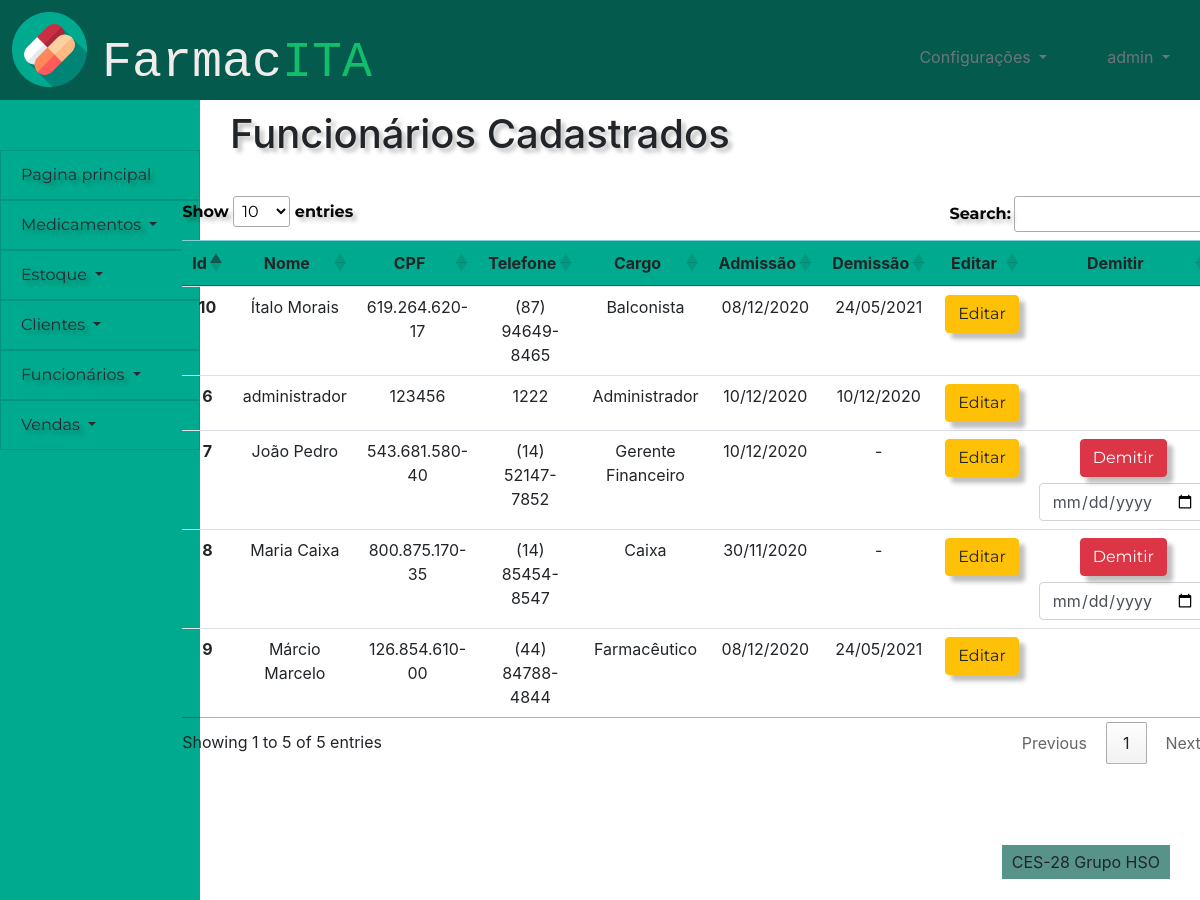
The page /pessoas/editar_usuario (signed in) on the database its author committed.
### pessoas/models.py (models this page shows)
class funcionario(models.Model):
    id = models.AutoField(primary_key=True, auto_created=True)
    user = models.OneToOneField(User,on_delete=models.CASCADE)
    nome_funcionario = models.CharField(max_length=300)
    cpf = models.CharField(max_length=14)
    telefone = models.CharField(max_length=15)
    cargo = models.CharField(max_length=100)
    data_de_admissao = models.DateField(auto_now=False,auto_now_add=False,null=False)
    data_de_demissao = models.DateField(auto_now=False,auto_now_add=False,null=True)
    class Meta:
        db_table = 'funcionarios'

### pessoas/views.py (the view, shortened to what this page needs)
# urls.py: path('editar_usuario',views.editar_usuario, name = 'editar_usuario'),
def editar_usuario(request):
    check, retorno = checar_cargo(request)
    if check:
        return retorno
    cargo = funcionario.objects.get(user=request.user).cargo
    sucesso=False
    if request.user.is_authenticated:
        editar = False
        lista = funcionario.objects.all()
        busca = request.GET.get('buscacliente')
        if busca:
            editar = False
            lista = funcionario.objects.filter(nome_funcionario__icontains = busca)
        delete = request.GET.get('delete')
        data = request.GET.get('data_de_demissao')
        editando = request.GET.get('edit')
        if editando:
            editar = True
            lista = funcionario.objects.filter(id = editando)
        return render(request,'pessoas/pagina_edicao_de_usuario.html',{'lista':lista,'editar':editar,'sucesso':sucesso,'cargo':cargo})
    else:
        return failed_login(request)

### pessoas/views.py (called while the page is built)
def checar_cargo(request):
    user = request.user
    if user.is_anonymous:
        return True, redirect('/')
    else:
        cargo = funcionario.objects.get(user=request.user).cargo
        if cargo == 'Caixa':
            return 1, render(request,'sem_permissao.html',{'cargo':cargo})
        elif cargo == 'Gerente Financeiro':
            return 2, render(request,'sem_permissao.html',{'cargo':cargo})
        elif cargo == 'Balconista':
            return 3, render(request,'sem_permissao.html',{'cargo':cargo})
    return False, False

### frontend/pessoas/pagina_edicao_de_usuario.html (shortened to what this page needs)
{% extends 'template/padrao.html' %}
{% load static %}
{%block titulo-conteudo %}
Funcionários Cadastrados
{% endblock %}
{% block content %}
<div>
    <div class="tabela">
        <div style="display:flex;justify-content:center;align-items:center;">
        <table id="usuarios" class="table table-hover">
            <thead class="table-info">
                <tr>
                    <th scope="col">Id</th>
                    <th scope="col">Nome</th>
                    <th scope="col">CPF</th>
                    <th scope="col">Telefone</th>
                    <th scope="col">Cargo</th>
                    <th scope="col">Admissão</th>
                    <th scope="col">Demissão</th>
                    <th>Editar</th>
                    <th>Demitir</th>
                </tr>
            </thead>
            <tbody>
            {% for i in lista %}
                <tr class={{i.id}}>
                    <th scope="row">{{i.id}}</th>
                    <td class = "nome">{{i.nome_funcionario}}</td>
                    <td class = "cpf">{{i.cpf}}</td>
                    <td class = "telefone">{{i.telefone}}</td>
                    <td class = "cargo">{{i.cargo}}</td>
                    <td class = "admissao">{{i.data_de_admissao}}</td>
                    <td class = "demissao">
                        {% if i.data_de_demissao == None%}
                        {{"-"}}
                        {%else%}
                        {{i.data_de_demissao}}
                        {% endif%}
                    </td>
                    <td>
                        <form class= "centro">
                            <button value = {{i.id}} name = 'edit' class="btn btn-warning"  type = "submit" >Editar</button>
                        </form>
                    </td>
                    <td>
                        {% if i.data_de_demissao == None%}
                        <form class= "centro">
                            <button  value = {{i.id}} name = 'delete' class="btn btn-danger botao" type = "submit">Demitir</button>
                            <input type="date" required class="form-control background-none custom-input", name = 'data_de_demissao'>
                        </form>
                        {% endif%}
                    </td>
                </tr>
            {% endfor %}
            </tbody>
        </table>
        </div>
    </div>
</div>
    <link rel="stylesheet" href="https://cdn.datatables.net/1.10.24/css/jquery.dataTables.min.css">
{% endblock %}

### frontend/template/padrao.html (shortened to what this page needs)
{% load static %}
<!DOCTYPE html>
<html lang="en">
<head>
    <link href="{% static 'bootstrap-4.5.3-dist/css/bootstrap.css' %}" rel="stylesheet">
    <link href="{% static '_css/style.css' %}" rel="stylesheet">
</head>
<body>
    <div id="header">
        <div class="icone" >
            <img  src = "{% static '/images/capsules.png' %}" alt="Teste" height="75">
        </div>
        <div class="row">
            <div class="text-left titulo">
                <p class="logo">Farmac<span class="logo-span">ITA</span></p>
            </div>
        </div>
        <div class="row">
            <div  class = "col">
                <div class="usuario dropdown text-right float-right">
                    <a class="dropdown-toggle text-secondary" href="#" role="button" id="dropdownusuario" data-toggle="dropdown"
                        aria-haspopup="true" aria-expanded="false">
                        {{user}}
                    </a>
                </div>
                <div class="usuario dropdown text-right float-right">
                    <a class="dropdown-toggle text-secondary" href="#" role="button" id="dropdownusuario" data-toggle="dropdown"
                        aria-haspopup="true" aria-expanded="false">
                        Configurações
                    </a>
                </div>
            </div>
        </div>
    </div>
    <nav class="list-group-item-info" id="menu">
        <div class="dropdown">
            <a class="list-group-item list-group-item-action list-group-item-info dropdown-item"
            role="button" id="dropdownprincipal"  aria-expanded="false" href="/pessoas/pagina_principal" >
                 Pagina principal
            </a>
        </div>
        <div class="dropdown">
            <a class="list-group-item list-group-item-action list-group-item-info dropdown-toggle" href="#"
                role="button" id="dropdownmedicamentos" data-toggle="dropdown" aria-haspopup="true" aria-expanded="false">
                Medicamentos
            </a>
        </div>
        <div class="dropdown">
            <a class="list-group-item list-group-item-action list-group-item-info dropdown-toggle" href="#"
                role="button" id="dropdownestoque" data-toggle="dropdown" aria-haspopup="true" aria-expanded="false">
                Estoque
            </a>
        </div>
        <div class="dropdown">
            <a class="list-group-item list-group-item-action list-group-item-info dropdown-toggle" href="#"
                role="button" id="dropdownclientes" data-toggle="dropdown" aria-haspopup="true" aria-expanded="false">
                Clientes
            </a>
        </div>
        <div class="dropdown">
            <a class="list-group-item list-group-item-action list-group-item-info dropdown-toggle" href="#"
                role="button" id="dropdownfuncionarios" data-toggle="dropdown" aria-haspopup="true" aria-expanded="false">
                Funcionários
            </a>
        </div>
        <div class="dropdown">
            <a class="list-group-item list-group-item-action list-group-item-info dropdown-toggle" href="#"
                role="button" id="dropdownvendas" data-toggle="dropdown" aria-haspopup="true" aria-expanded="false">
                Vendas
            </a>
        </div>
    </nav>
    <div id="content">
        <div class="titulo_pagina">
            <h1 class="h1">
                {% block titulo-conteudo %}
                {% endblock %}
            </h1>
        </div>
        <div>
        {% block content %}
        {% endblock %}
        </div>
    </div>
    <div id="footer">
        <p class="rodape-texto align-text-bottom">CES-28 Grupo HSO</p>
    </div>
</body>
</html>

### static/_css/style.css (style rules this page uses)
:root { --bdazzled-blue: #3d5a80ff; --pale-cerulean: #98c1d9ff; --light-cyan: rgb(240, 254, 255); --burnt-sienna: #6BA368; --gunmetal: #515B3A; --header-height:100px; --menu-width:200px; --footer-height:100px; --form-width:400px; --table-width: 1000px; }
.logo { font-size: 50px; font-family: monospace; color: rgb(241, 235, 235); }
.logo-span { color: #11BE6B ; }
.tabela { width: var(--table-width); padding: 20px; margin: 0 auto; }
body { display: grid; grid-template-columns: var(--menu-width) 1fr; grid-template-rows: var(--header-height) 1fr var(--footer-height); grid-template-areas: " cabeca cabeca" " links conteudo" " links rodape" ; height: 100vh; }
.usuario { padding: 45px 30px; color: white; }
.titulo { padding: 25px 30px ; }
div#header { display:grid; grid-template-columns: 0.10fr 1fr 1fr; grid-area: cabeca; background-color: #045A4C }
nav#menu { background-color: #00AA8E; padding-top: 50px; grid-area: links ; }
div#content { grid-area: conteudo; }
div#footer { padding-top: 45px ; text-align: center; grid-area: rodape; background-color: rgba(218, 203, 203, 0); }
.rodape-texto { float:right; width: auto; margin-right: 30px; padding: 5px 10px ; background-color: #579389; }
.titulo_pagina { padding: 10px 30px; }
.icone { padding-left: 12px ; padding-top: 12px ; }
.list-group-item-info { background-color: #00AA8E; }
.list-group-item { font-family: Montserrat; color: rgb(41, 40, 51); text-shadow: 4px 4px 4px rgba(0, 0, 0, 0.25); }
.btn { font-family: Montserrat; box-shadow: 6px 6px 4px rgba(0, 0, 0, 0.25); }
.h1 { text-shadow: 4px 4px 4px rgba(0, 0, 0, 0.25); }
.table-info { background-color: #00AA8E; }
.btn-danger { height: 37.833px; }

### frontend/pessoas/pagina_edicao_de_usuario.html (style rules this page uses)
.centro { text-align: center; }
.botao { margin-bottom:6px; }

### rows shown on the page
funcionario: id "6", nome_funcionario "administrador", cpf "123456", telefone "1222", cargo "Administrador", data_de_admissao "10/12/2020", data_de_demissao "10/12/2020"
funcionario: id "7", nome_funcionario "João Pedro", cpf "543.681.580-40", telefone "(14) 52147-7852", cargo "Gerente Financeiro", data_de_admissao "10/12/2020", value "-"
funcionario: id "8", nome_funcionario "Maria Caixa", cpf "800.875.170-35", telefone "(14) 85454-8547", cargo "Caixa", data_de_admissao "30/11/2020", value "-"
funcionario: id "9", nome_funcionario "Márcio Marcelo", cpf "126.854.610-00", telefone "(44) 84788-4844", cargo "Farmacêutico", data_de_admissao "08/12/2020", data_de_demissao "24/05/2021"
funcionario: id "10", nome_funcionario "Ítalo Morais", cpf "619.264.620-17", telefone "(87) 94649-8465", cargo "Balconista", data_de_admissao "08/12/2020", data_de_demissao "24/05/2021"

### other values the page prints
{{ user }} "admin"
